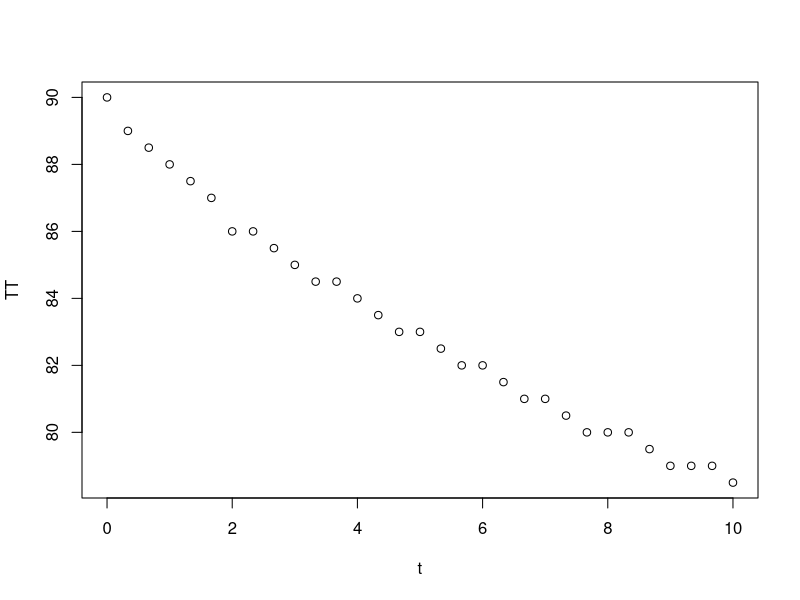
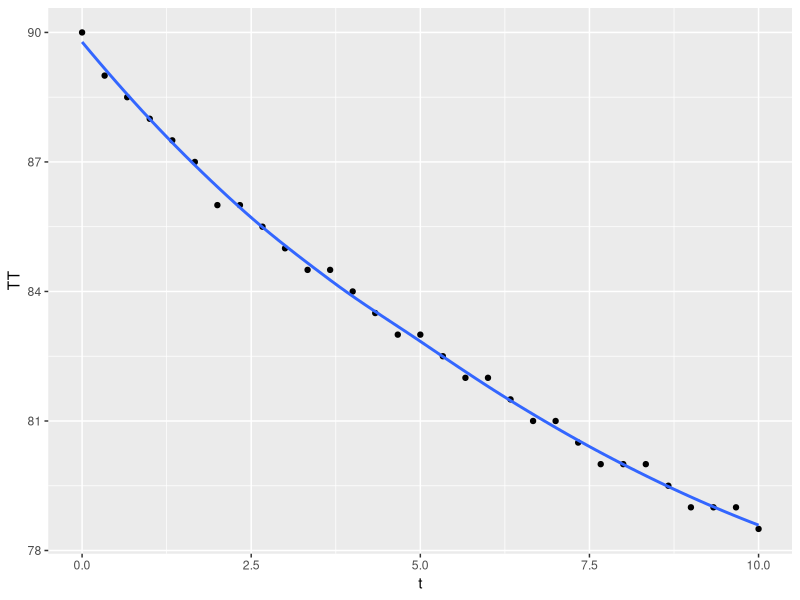
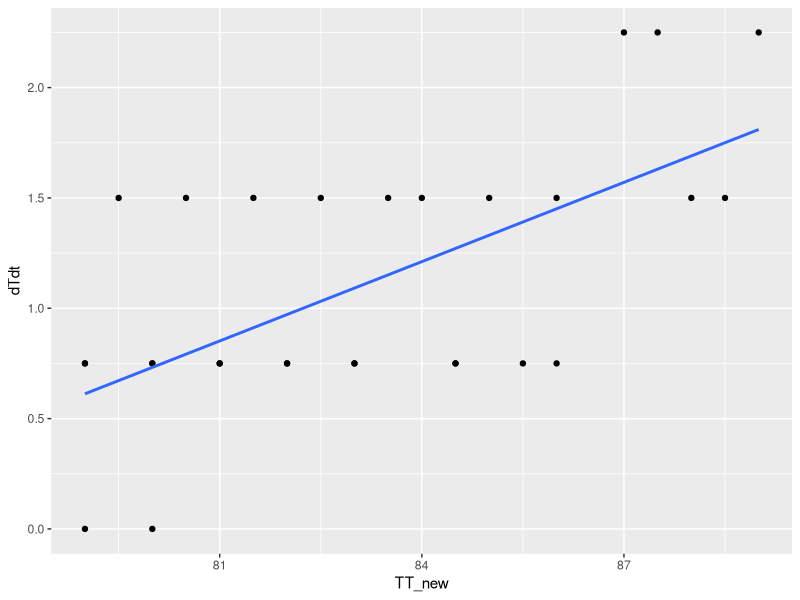

These charts were generated, in order, by the following R code:
TT <- c(90, 89, 88.5, 88, 87.5, 87, 86, 86, 85.5, 85,
        84.5, 84.5, 84, 83.5, 83, 83, 82.5, 82, 82, 81.5, 81, 81,
        80.5, 80, 80, 80, 79.5, 79, 79, 79, 78.5)
(t <- seq(0, length = 31, by = (1/3)))
plot(t, TT)
data = data.frame(t = t, TT = TT)
library(ggplot2)
ggplot(data, aes(x = t, y = TT))+
  geom_point()+
  geom_smooth(se = F, size = 1)

dTdt = c(2.25, 1.5, 1.5, 2.25, 2.25, 1.5, 0.75, 0.75, 1.5, 0.75,
         0.75, 1.5, 1.5, 0.75, 0.75, 1.5, 0.75, 0.75, 1.5, 0.75,
         0.75, 1.5, 0.75, 0.0, 0.75, 1.5, 0.75, 0.0, 0.75)
new_data <- data.frame(TT_new = TT[2:(length(TT) - 1)], dTdt = dTdt)
ggplot(new_data, aes(x = TT_new, y = dTdt))+
  geom_point()+
  geom_smooth(method = lm, se = F, size = 1)

model <- lm(dTdt ~ TT_new, new_data)
summary(model)

library('writexl')
write_xlsx(new_data, 'C:\\Users\\stepa\\Documents\\new_data.xlsx')
